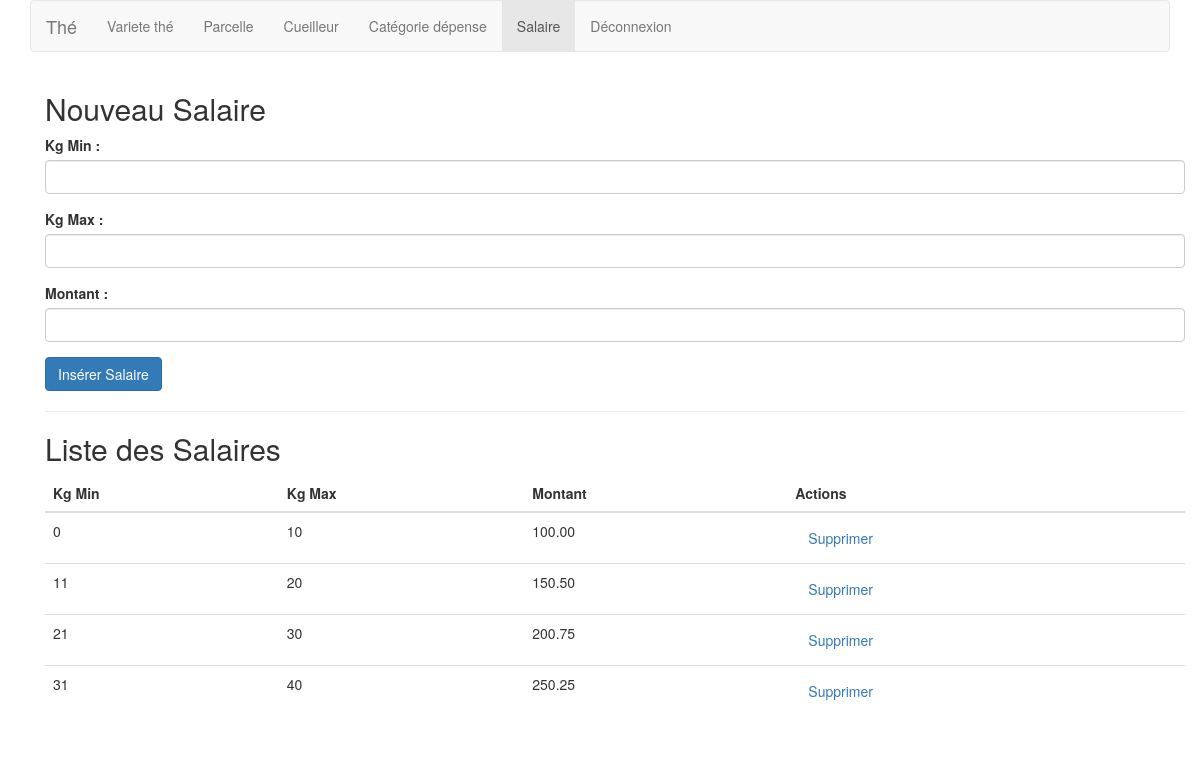
Screenshot of /pages/index.php?page=backoffice/Salaire (signed in) with the database file from the repository.
### tables this page shows
create table salaire(
idsalaire serial primary key,
kgmin float not null,
kgmax float not null,
montant decimal(10,2)
);

### inc/Connexion.php (called while the page is built, shortened)
<?php
function dbconnect() {
    static $connect = null;
    if ($connect === null) {
        $connect = mysqli_connect('localhost', 'root', '', 'the');
    }
    return $connect;
}
?>

### inc/Fonction.php (called while the page is built, shortened)
<?php
include_once('Connexion.php');
function get_salaires() {
    $sql = "SELECT * FROM salaire";
    $result = mysqli_query(dbconnect(), $sql);
    $salaires = array();
    while ($row = mysqli_fetch_assoc($result)) {
        $salaires[] = $row;
    }
    return $salaires;
}
?>

### pages/backoffice/Salaire.php (the view, shortened to what this page needs)
<?php
include('../inc/Fonction.php');
$salaires = get_salaires();
?>
<div class="container mt-5">
    <h2>Nouveau Salaire</h2>
    <form action="index.php?page=backoffice/Salaire" method="post">
        <div class="form-group">
            <label for="kgmin">Kg Min :</label>
            <input type="number" class="form-control" id="kgmin" name="kgmin" required>
        </div>
        <div class="form-group">
            <label for="kgmax">Kg Max :</label>
            <input type="number" class="form-control" id="kgmax" name="kgmax" required>
        </div>
        <div class="form-group">
            <label for="montant">Montant :</label>
            <input type="number" class="form-control" id="montant" name="montant" required>
        </div>
        <button type="submit" class="btn btn-primary">Insérer Salaire</button>
    </form>
    <hr>
    <h2>Liste des Salaires</h2>
    <table class="table">
        <thead>
            <tr>
                <th>Kg Min</th>
                <th>Kg Max</th>
                <th>Montant</th>
                <th>Actions</th>
            </tr>
        </thead>
        <tbody>
            <?php foreach ($salaires as $salaire) : ?>
                <tr>
                    <td><?= $salaire['kgmin']; ?></td>
                    <td><?= $salaire['kgmax']; ?></td>
                    <td><?= $salaire['montant']; ?></td>
                    <td>
                       <form action="index.php?page=backoffice/Salaire" method="post" style="display:inline-block;">
                            <button type="submit" class="btn btn-link">Supprimer</button>
                        </form>
                    </td>
                </tr>
            <?php endforeach; ?>
        </tbody>
    </table>
</div>

### rows the page displays
salaire: kgmin "0", kgmax "10", montant "100.00"
salaire: kgmin "11", kgmax "20", montant "150.50"
salaire: kgmin "21", kgmax "30", montant "200.75"
salaire: kgmin "31", kgmax "40", montant "250.25"
